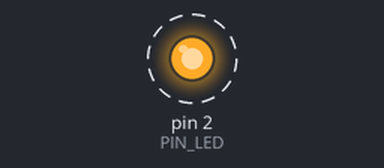
The sketch below on a simulated Arduino Uno, built with avr-gcc and run on an emulated ATmega328P. Parts: output pins drawn as LEDs (lit = HIGH). Dashed ring = blinking. Pins used as bus, display or sensor lines are not drawn; what the sketch prints to the serial monitor is not drawn.

Above: at 0.15 s.
Timing chart, 0 to 3.0 s (numbered marks = the images above):
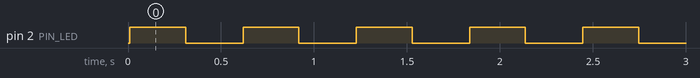

Measured:
- by itself, pin 2 (PIN_LED): alternates HIGH for 0.30 s and LOW for 0.31 s

The sketch:

shift_mux_test.ino
```cpp
#define PIN_LED     2
#define PIN_DATA    3
#define PIN_CLOCK   4
#define INTERVAL    300

void setup() {
    pinMode(PIN_CLOCK, OUTPUT);
    pinMode(PIN_DATA, OUTPUT);
    pinMode(PIN_LED, OUTPUT);
    digitalWrite(PIN_CLOCK, LOW);
    digitalWrite(PIN_DATA, LOW);
    digitalWrite(PIN_LED, LOW);

    Serial.begin(9600);
    Serial.println("Begin");
}

void loop() {
    for (uint8_t i = 0; i < 8; i++) {
        set_address(i);
        Serial.println(i);
        digitalWrite(PIN_LED, HIGH);
        delay(INTERVAL);
        digitalWrite(PIN_LED, LOW);
        delay(INTERVAL);
    }
}

void set_address(uint8_t addr) {
    for(uint8_t i = 3; i < 10; i--) {
        if ((addr >> i) & 0x01) {
            digitalWrite(PIN_DATA, HIGH);
        } else {
            digitalWrite(PIN_DATA, LOW);
        }
        delay(1);
        digitalWrite(PIN_CLOCK, HIGH);
        delay(1);
        digitalWrite(PIN_CLOCK, LOW);
    }
    delay(1);
    digitalWrite(PIN_DATA, LOW);
}
```
